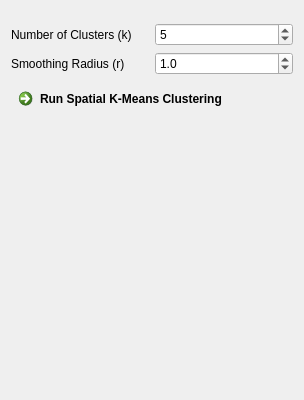
<?xml version="1.0" encoding="UTF-8"?>
<ui version="4.0">
 <class>SpatialKMeansViewControls</class>
 <widget class="QWidget" name="SpatialKMeansViewControls">
  <property name="geometry">
   <rect>
    <x>0</x>
    <y>0</y>
    <width>304</width>
    <height>400</height>
   </rect>
  </property>
  <property name="windowTitle">
   <string>Spatial K-Means View</string>
  </property>
  <layout class="QVBoxLayout" name="verticalLayout">
   <item>
    <widget class="QmitkSingleNodeSelectionWidget" name="imageSelection" native="true"/>
   </item>
   <item>
    <widget class="QmitkMultiNodeSelectionWidget" name="centroidsSelection" native="true"/>
   </item>
   <item>
    <layout class="QHBoxLayout" name="horizontalLayout_k">
     <item>
      <widget class="QLabel" name="label_k">
       <property name="toolTip">
        <string>Number of clusters (k)</string>
       </property>
       <property name="text">
        <string>Number of Clusters (k)</string>
       </property>
      </widget>
     </item>
     <item>
      <widget class="QSpinBox" name="spinBoxK">
       <property name="toolTip">
        <string>Number of clusters to generate</string>
       </property>
       <property name="minimum">
        <number>2</number>
       </property>
       <property name="maximum">
        <number>100</number>
       </property>
       <property name="value">
        <number>5</number>
       </property>
      </widget>
     </item>
    </layout>
   </item>
   <item>
    <layout class="QHBoxLayout" name="horizontalLayout_radius">
     <item>
      <widget class="QLabel" name="label_radius">
       <property name="toolTip">
        <string>Smoothing radius for spatial constraint</string>
       </property>
       <property name="text">
        <string>Smoothing Radius (r)</string>
       </property>
      </widget>
     </item>
     <item>
      <widget class="QDoubleSpinBox" name="spinBoxRadius">
       <property name="toolTip">
        <string>Smoothing radius for spatial constraint in clustering</string>
       </property>
       <property name="decimals">
        <number>1</number>
       </property>
       <property name="minimum">
        <double>0.100000000000000</double>
       </property>
       <property name="maximum">
        <double>100.000000000000000</double>
       </property>
       <property name="value">
        <double>1.000000000000000</double>
       </property>
      </widget>
     </item>
    </layout>
   </item>
   <item>
    <widget class="QCommandLinkButton" name="btnRunSpatialKMeans">
     <property name="text">
      <string>Run Spatial K-Means Clustering</string>
     </property>
    </widget>
   </item>
   <item>
    <spacer name="verticalSpacer">
     <property name="orientation">
      <enum>Qt::Orientation::Vertical</enum>
     </property>
     <property name="sizeHint" stdset="0">
      <size>
       <width>20</width>
       <height>40</height>
      </size>
     </property>
    </spacer>
   </item>
  </layout>
 </widget>
 <layoutdefault spacing="6" margin="11"/>
 <customwidgets>
  <customwidget>
   <class>QmitkSingleNodeSelectionWidget</class>
   <extends>QWidget</extends>
   <header>QmitkSingleNodeSelectionWidget.h</header>
   <container>1</container>
  </customwidget>
  <customwidget>
   <class>QmitkMultiNodeSelectionWidget</class>
   <extends>QWidget</extends>
   <header>QmitkMultiNodeSelectionWidget.h</header>
   <container>1</container>
  </customwidget>
 </customwidgets>
 <resources/>
 <connections/>
</ui>
